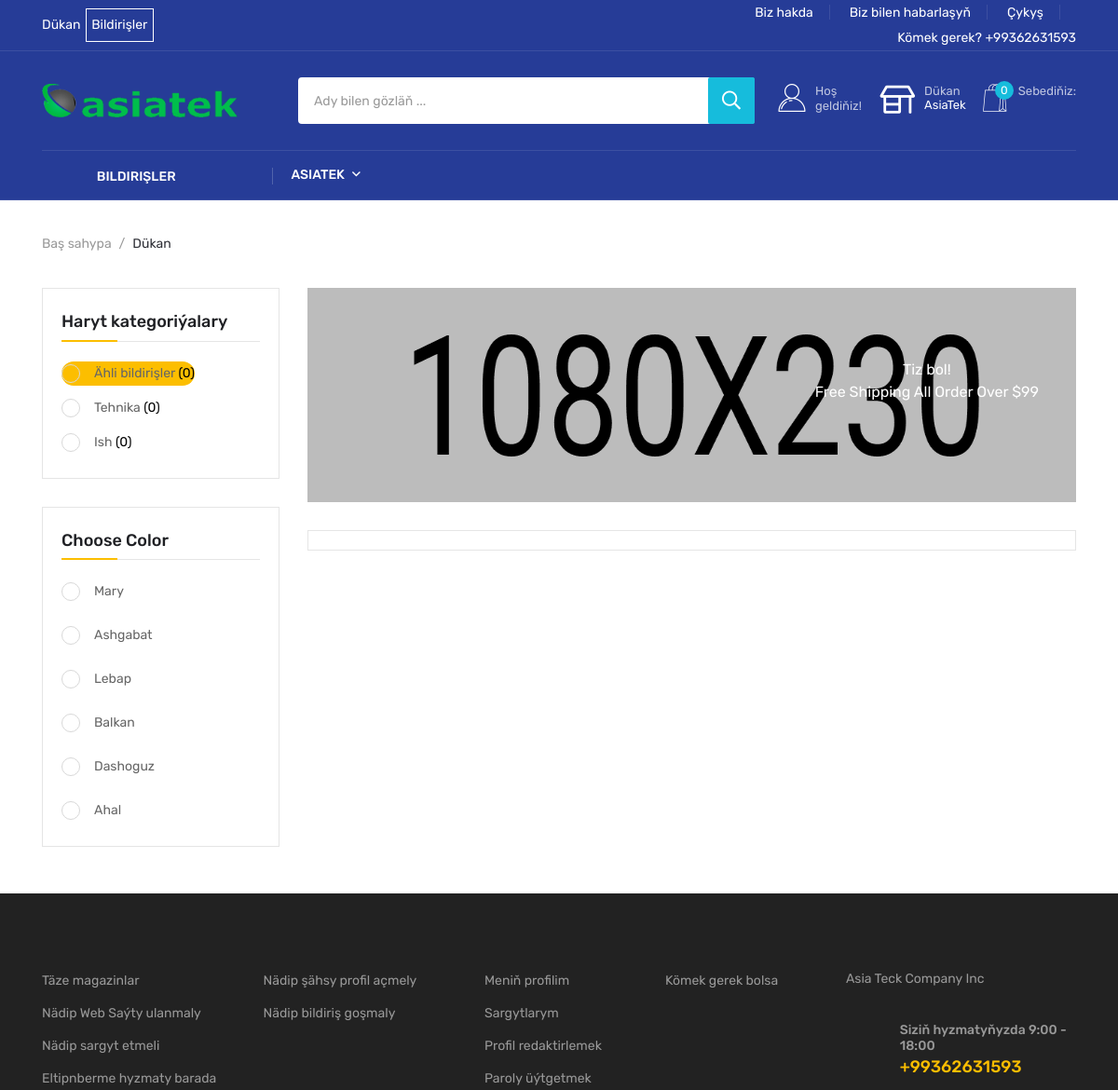
The app's page /ad/all_ads/ (upper part), older data.
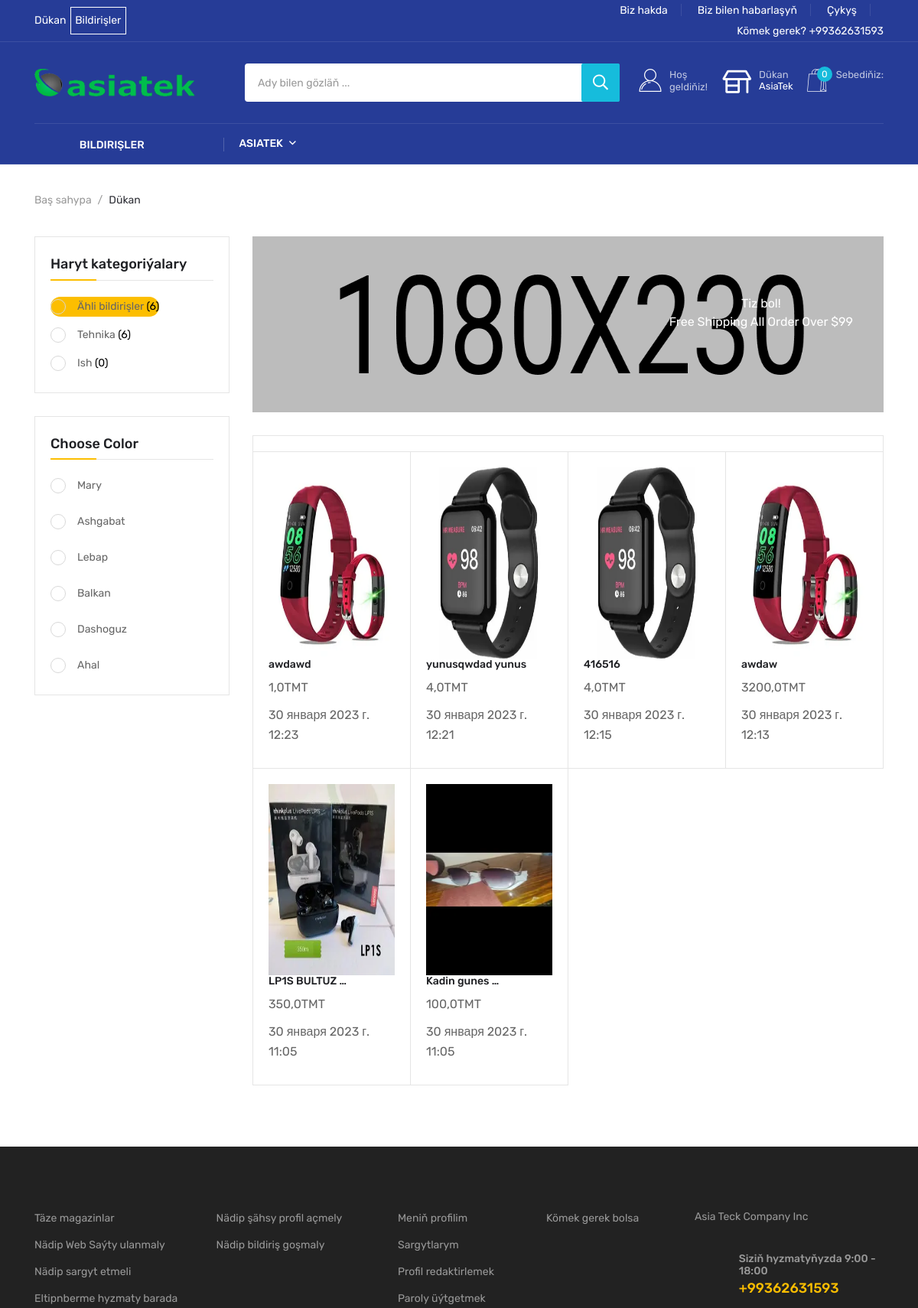
The same page, newer data.
### banner/models.py (models this page shows, shortened)
class Logo(models.Model):
    image = models.ImageField(
        upload_to="store_banner/", blank=True, null=True)
    image_mobile = models.ImageField(
        upload_to="store_banner/", blank=True, null=True)

class StoreBanner(models.Model):
    title = models.CharField(max_length=255)
    image = models.ImageField(
        upload_to="store_banner/", blank=True, null=True)

### obyawleniya/models.py (models this page shows, shortened)
class CategoryAd(models.Model):
    name = models.CharField(max_length=255)
    image = models.ImageField(upload_to='category_ads/', blank=True, null=True)
    def ad_count(self):
        ac = Ad.objects.filter(cat_id=self.id)
        count = ac.count()
        return count

class Ad(models.Model):
    LOC_CATEGORY = [
        ('Mary', 'Mary'),
        ('Ashgabat', 'Ashgabat'),
        ('Lebap', 'Lebap'),
        ('Ahal', 'Ahal'),
        ('Balkan', 'Balkan'),
        ('Dashoguz', 'Dashoguz'),
    ]
    name = models.CharField(max_length=255)
    desc = models.TextField(blank=True, null=True)
    image_prev = ResizedImageField(force_format="WEBP", quality=75, upload_to="post_imgs/", blank=True, null=True)
    image = ResizedImageField(force_format="WEBP", quality=75, upload_to="post_imgs/", blank=True, null=True)
    image_2 = ResizedImageField(force_format="WEBP", quality=75, upload_to="post_imgs/", blank=True, null=True)
    image_3 = ResizedImageField(force_format="WEBP", quality=75, upload_to="post_imgs/", blank=True, null=True)
    price = models.FloatField(blank=True, null=True)
    phone_number = models.CharField(max_length=20, blank=True, null=True)
    exchange = models.BooleanField(default=False)
    credit = models.BooleanField(default=False)
    created_at = models.DateTimeField(auto_now_add=True)
    update_at = models.DateTimeField(auto_now=True)
    seen_count = models.IntegerField(blank=True, null=True, default=0)
    vip_ad = models.BooleanField(default=False)
    locations = models.CharField(max_length=150, choices=LOC_CATEGORY, default="Mary")
    cat_id = models.ForeignKey(CategoryAd, on_delete=models.CASCADE, blank=True, null=True)
    user = models.ForeignKey(Account, on_delete=models.CASCADE, null=True)

### obyawleniya/views.py (the view)
# urls.py: path('all_ads/', all_ads, name="all_ads"),
def all_ads(request):
    ad = Ad.objects.all().order_by('-created_at')
    ad_all = Ad.objects.all()
    ad_count_all = ad_all.count()
    ad_count = ad.count()
    logo = Logo.objects.all()
    cat_ad = CategoryAd.objects.all()
    ads_cat = CategoryAd.objects.all()
    store_banner = StoreBanner.objects.all()
    locations = Locations.objects.all()
    category = Category.objects.all()
    if request.user.is_authenticated:
        cart_items = CartItem.objects.filter(user=request.user, is_active=True)
    else:
        cart_items = 0
    LocationID = request.GET.get('loactionID')
    if LocationID:
        ad = Ad.objects.filter(locations=LocationID).order_by('-created_at')
    else:
        ad = Ad.objects.all().order_by('-created_at')
    paginator = Paginator(ad, 8)
    page = request.GET.get('page')
    paged_ads = paginator.get_page(page)
    context = {
        'ad':paged_ads,
        'cat_ad':cat_ad,
        'ad_count':ad_count,
        'cart_items': cart_items,
        'ads_cat':ads_cat,
        'logo':logo,
        'locations':locations,
        'ad_count_all':ad_count_all,
        'store_banner':store_banner,
        'category':category,
        'ad_count':ad_count,
    }
    return render(request, 'ad/ads.html', context)

### carts/context_processors.py (called while the page is built)
def counter(request):
    cart_count = 0
    if 'admin' in request.path:
        return {}
    else:
        try:
            cart = Cart.objects.filter(cart_id=_cart_id(request))
            if request.user.is_authenticated:
                cart_items = CartItem.objects.all().filter(user=request.user)
            else:
                cart_items = CartItem.objects.all().filter(cart=cart[:1])
            for cart_item in cart_items:
                cart_count += cart_item.quantity
        except Cart.DoesNotExist:
            cart_count = 0
    return dict(cart_count=cart_count)

### carts/views.py (called while the page is built)
def _cart_id(request):
    cart = request.session.session_key
    if not cart:
        cart = request.session.create()
    return cart

### templates/ad/ads.html (shortened to what the changed rows need)
{% extends 'base.html' %}
{% block content %}
{% load static %}
<main>
    <div class="shop-area mb-20">
        <div class="container">
            <div class="row">
                <div class="col-xl-3 col-lg-4">
                    <div class="product-widget mb-30">
                        <div class="widget-category-list mt-20">
                            <form action="#">
                                <div class="single-widget-category">
                                    <a href="{% url 'all_ads' %}"><label class="{% if '/all_ads/' in request.path %}label-active{% endif %}">Ähli bildirişler
                                            <span style="color:#000">({{ad_count_all}})</span></label></a>
                                </div>
                                {% for i in cat_ad %}
                                <div class="single-widget-category">
                                    <a href="{% url 'ads' i.id %}"><label class="{% if current_id == i.id %} label-active {% endif %}">{{i.name}}
                                            <span style="color:#000">({{i.ad_count}})</span></label></a>
                                </div>
                                {% endfor %}
                            </form>
                        </div>
                    </div>
                </div>
                <div class="col-xl-9 col-lg-8">
                    <div class="shop-banner mb-30">
                        <div class="banner-image">
                            {% for i in store_banner %}
                            <img class="banner-l" src="{{i.image.url}}" alt="{{i.image.url}}">
                            <div class="banner-content text-center">
                                <p class="banner-text mb-30">Tiz bol!<br> {{i.title}}</p>
                            </div>
                            {% endfor %}
                        </div>
                    </div>
                    <div class="tab-content" id="productGridTabContent">
                        <div class="tab-pane fade  show active" id="FourCol" role="tabpanel"
                            aria-labelledby="FourCol-tab">
                            <div class="tp-wrapper">
                                <div class="row g-0">
                                    {% for i in ad %}
                                    <div class="col-xl-3 col-lg-4 col-md-6 col-sm-6">
                                        <div class="product__item product__item-d">
                                            <div class="product__thumb fix">
                                                <div class="product-image w-img">
                                                    <a href="{% url 'ad_detail' i.id %}">
                                                        <img src="{{i.image_prev.url }}" style="height: 250px; width: 100%;" alt="product">
                                                    </a>
                                                </div>
                                            </div>
                                            <div class="product__content-3">
                                                <h6><a href="{% url 'ad_detail' i.id %}">{{i.name |truncatewords:2 }}</a></h6>
                                                <div class="price mb-10">
                                                    <span>{{i.price}}TMT</span>
                                                </div>
                                                <div class="price mb-10">
                                                    {{i.created_at}}
                                                </div>
                                            </div>
                                        </div>
                                    </div>
                                    {% endfor %}
                                </div>
                            </div>
                        </div>
                    </div>
                </div>
            </div>
        </div>
    </div>
</main>
{% endblock %}

### templates/include/header.html (shortened to what the changed rows need)
{%load static %}
<header class="header d-blue-bg">
    <div class="header-mid">
        <div class="container">
            <div class="heade-mid-inner">
                <div class="row align-items-center">
                    <div class="col-xl-3 col-lg-3 col-md-4 col-sm-4">
                        <div class="header__info header__info-2">
                            <div class="logo logo-3">
                                {% for logo in logo %}
                                <a href="/" class="logo-image"><img style="width: 150%;" src="{{logo.image.url}}"
                                        alt="logo"></a>
                                {% endfor %}
                            </div>
                        </div>
                    </div>
                </div>
            </div>
        </div>
    </div>
</header>

Row changes from the older to the newer data that the page shows:
computed for CategoryAd "Tehnika": ad_count "0" → "6"
added Ad: image_prev (picture), name "awdawd", price "1,0", created_at "30 января 2023 г. 12:23"
added Ad: image_prev (picture), name "yunusqwdad yunus", price "4,0", created_at "30 января 2023 г. 12:21"
added Ad: image_prev (picture), name "416516", price "4,0", created_at "30 января 2023 г. 12:15"
added Ad: image_prev (picture), name "awdaw", price "3200,0", created_at "30 января 2023 г. 12:13"
added Ad: image_prev (picture), name "LP1S BULTUZ …", price "350,0", created_at "30 января 2023 г. 11:05"
added Ad: image_prev (picture), name "Kadin gunes …", price "100,0", created_at "30 января 2023 г. 11:05"
Text that changed along with them:
{{ ad_count_all }}: "0" → "6"
